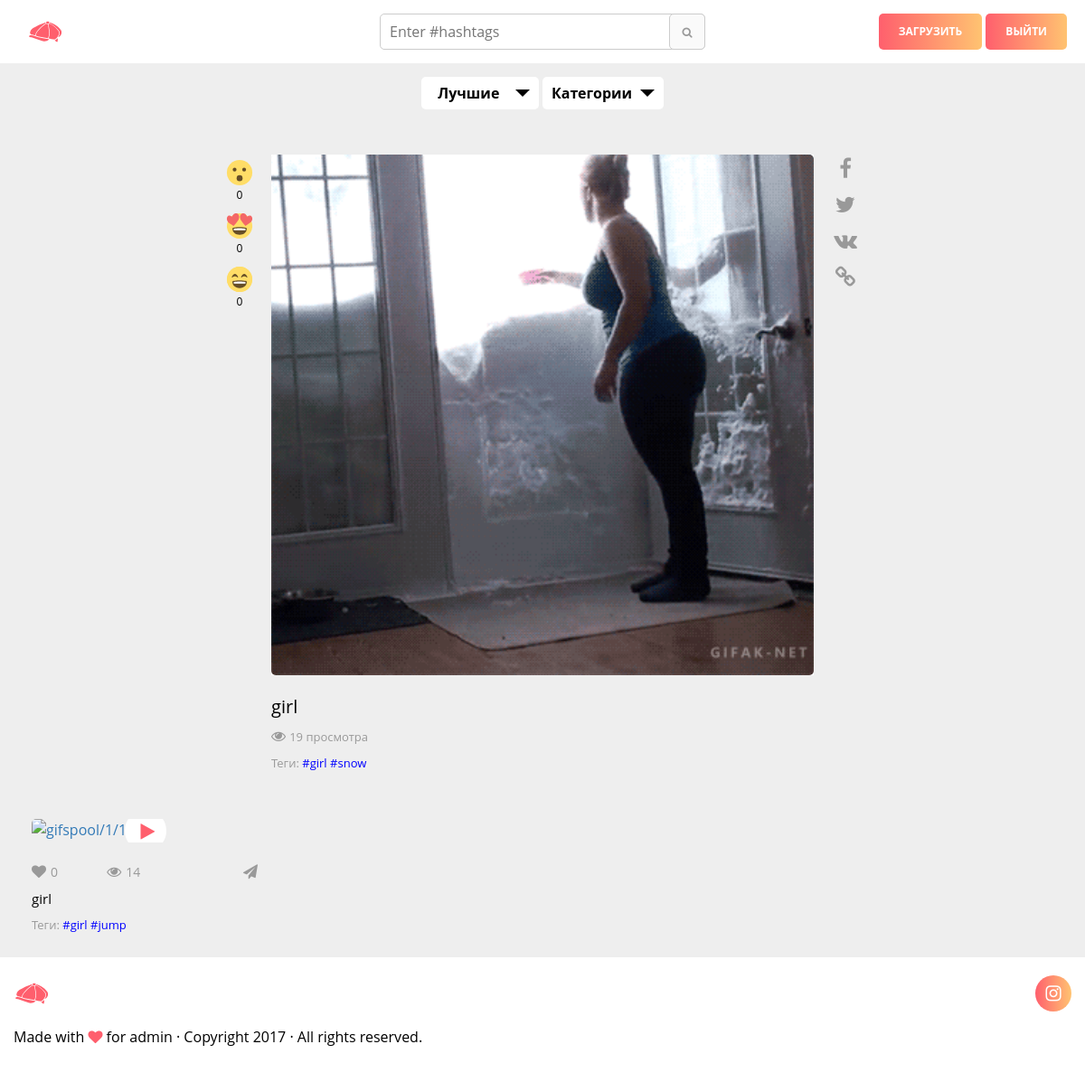
Page /10-girl/ (signed in) on the committed database.
### gifspool/models.py (models this page shows, shortened)
class Gif(models.Model):
    category = models.ForeignKey(Category, on_delete=models.CASCADE, blank=True, null=True,)
    creator = models.ForeignKey(User, default='')
    name = models.CharField(max_length=30)
    tags = models.CharField(max_length=300, blank = True)
    upload_date = models.DateTimeField(auto_now_add=True, blank = True)
    likes_by = models.TextField(default='', blank = True)
    likes = models.IntegerField(default=0)
    shocked = models.IntegerField(default=0)
    loved = models.IntegerField(default=0)
    laugh = models.IntegerField(default=0)
    post_to = models.BooleanField(default=None)
    gif_file = models.FileField(upload_to=user_directory_path)
    mp4_file_url = models.CharField(max_length=60, null=True, blank = True)
    jpg_path = models.CharField(max_length=60, default="", null=True, blank = True)
    jpg_url = models.CharField(max_length=60, default="", null=True, blank = True)
    views = models.IntegerField(default=0, blank=True, null=True,)
    hashtags = models.ManyToManyField(Hashtag, through='GifHashtagLinker', related_name = 'gifs_hashtag', blank=True )
    liked_by = models.ManyToManyField(User, through='Like', related_name = 'liked_by_user', blank=True)
    prev_gif = models.IntegerField(default=None, null=True, blank = True)
    next_gif = models.IntegerField(default=None, null=True, blank = True)
    def save(self, *args, **kwargs):
        super(Gif, self).save(*args, **kwargs)
        path = self.gif_file.path
        file_url = self.gif_file.url
        new_path = os.path.splitext(path)[0]
        new_file_url = os.path.splitext(file_url)[0]
        self.prev_gif = self.pk-1#Gif.objects.get(pk=int(pk)-1)
        self.next_gif = self.pk+1
        try:
            cache.set('to_update', True)
        except redis.exceptions.ConnectionError:
            pass
        if os.path.splitext(path)[1] == ".gif":
            if not os.path.isfile('%s.jpg'%new_path):
                gif_to_jpg(path, new_path)
                self.jpg_path = "%s.jpg"%new_path
                self.jpg_url = "%s.jpg"%new_file_url
        elif os.path.splitext(path)[1] == ".jpg":
            self.jpg_path = self.gif_file.path
            self.jpg_url = self.gif_file.url
        if not os.path.isfile('%s.mp4'%new_path):
            gif_to_mp4(path, new_path)
            self.mp4_file_url = self.gif_file.url.replace(".gif", ".mp4")

class Hashtag(models.Model):
    hashtag = models.CharField(max_length=60, unique = True)
    count = models.IntegerField(default=1)
    def __str__(self):
        return self.hashtag

### gifspool/views.py (the view, shortened to what this page needs)
# urls.py: url(r'^(?P<pk>[^/]+)-(?P<name>[^/]+)/$', views.OneGif.as_view(), name='onegif'),
class OneGif(Tags):
    def make_view(self, gif, user, ip_address):
        gif.views += 1
        gif.save()
        try:
            if isinstance(user, AnonymousUser):
                view = GifView.objects.get(Q(gif=gif),Q(user=None),Q(ip_address=ip_address))
            else:
                view = GifView.objects.get(Q(gif=gif),Q(user=user),Q(ip_address=ip_address))
        except GifView.DoesNotExist:
            view = None
        if view:
            view.view_date = datetime.now(timezone.utc)
            view.save()
        else:
            if isinstance(user, AnonymousUser):
                GifView.objects.create(gif=gif, ip_address=ip_address)
            else:
                GifView.objects.create(gif=gif, user=user, ip_address=ip_address)
    def make_related(self, gif):
        related = list(set(OneGif.find_brute(gif.hashtags.all(), gif)))
        if len(related) > 4:
            self.context['related'] = []
            iter = 0
            while len(self.context['related']) < 4 and iter < 10:
                rand = random.choice(related)
                iter += 1
                if rand not in self.context['related']:
                    self.context['related'].append(rand)
                    related.remove(rand)
        else:
            self.context['related'] = related
    def make_next_prev(self, gif):
        try:
            self.context['prev_gif'] = Gif.objects.get(pk=gif.prev_gif)
        except (NameError, Gif.DoesNotExist):
            pass
        try:
            self.context['next_gif'] = Gif.objects.get(pk=gif.next_gif)
        except (NameError, Gif.DoesNotExist):
            pass
    def get(self, request, pk, name):
        gif = get_object_or_404(Gif,pk=pk,name=name)
        user = request.user
        ip_address = request.META['REMOTE_ADDR']
        OneGif.make_view(self, gif, user, ip_address)
        OneGif.make_related(self, gif)
        OneGif.make_next_prev(self, gif)
        self.context['gif'] = gif
        OneGif.is_authenticated(self, request)
        return render(request, "single.html", self.context)

### gifspool/templates/single.html (shortened to what this page needs)
{% extends "base.html" %}
{% block content %}
    <main>
        <section class="section--single-gif">
            <div class="container-fluid">
                <div class="row">
                    <div class="col-lg-12">
                        <div class="gif_wrapper" id="single_gif">
                            <div class="gif_viewer">
                                <img class="gifplayer" src="{{ gif.gif_file.url }}" alt="{{ gif.gif_file.url }}">
                            </div>
                            <div class="gif_item_wrap">
                                <ul class="emoji_heart">
                                    <form method="post">{% csrf_token %}
                                        <li data-action="shocked">
                                            <a class="shocked" gif_id="{{ gif.id }}" gif_name="{{ gif.name }}" style="text-decoration: none">
                                                <img src="/static/img/emoji/shocked.svg" alt="">
                                                <span class="shocked_num">{{ gif.shocked }}</span>
                                            </a>
                                        </li>
                                        <li data-action="loved">
                                            <a class="loved" gif_id="{{ gif.id }}" gif_name="{{ gif.name }}" style="text-decoration: none">
                                                <img src="/static/img/emoji/loved.svg" alt="">
                                                <span class="loved_num">{{ gif.loved }}</span>
                                            </a>
                                        </li>
                                        <li data-action="laugh">
                                            <a class="laugh" gif_id="{{ gif.id }}" gif_name="{{ gif.name }}" style="text-decoration: none">
                                                <img src="/static/img/emoji/funny.svg" alt="">
                                                <span class="laugh_num">{{ gif.laugh }}</span>
                                            </a>
                                        </li>
                                    </form>
                                </ul>
                            </div>
                            <div class="gif_item__wrap_share">
                                <ul class="share_gif">
                                    <li data-share="facebook">
                                        <a class="soc_facebook" href="#"><i class="fa fa-facebook"></i></a>
                                    </li>
                                    <li data-share="twitter">
                                        <a class="soc_twitter" href="#"><i class="fa fa-twitter"></i></a>
                                    </li>
                                    <li data-share="vkontakte">
                                        <a class="soc_vkontakte" href="#"><i class="fa fa-vk"></i></a>
                                    </li>
                                    <li data-share="copy">
                                        <a class="soc_copy" href="#"><i class="fa fa-link"></i></a>
                                    </li>
                                </ul>
                            </div>
                            <div class="gif_item_info">
                                <div class="gif_item_meta">
                                    {{ gif.name }}
                                </div>
                                <div class="gif_item_view">
                                    <i class="fa fa-eye"></i> <span>{{ gif.views }} просмотра</span>
                                </div>
                                <div class="gif_item_tags">
                                    <span>
                                        Теги:
                                    </span>
                                    {% for hashtag in gif.hashtags.all %}
                                        <a href="http://127.0.0.1:8000/search?tags=%23{{ hashtag.hashtag }}">#{{ hashtag }}</a>
                                    {% endfor %}
                                </div>
                            </div>
                        </div>
                    </div>
                </div>
            </div>
        </section>
        <section class="section--related">
            <div class="container">
                <div class="row">
                {% for gif in related %}
                    <div class="col-md-3 col-sm-6 col-xs-12">
                        <div id="grid-item">
                            <div class="gif_wrapper">
                                <div class="gif_viewer">
                                    <a href="{% url 'gifspool:onegif' gif.id gif.name%}">
                                        <ins class="play-gif"></ins>
                                    </a>
                                </div>
                                <div class="gif_item_info">
                                    <ul class="gif_item_wrap">
                                        <li class="gif_item_emoji">
                                            <i class="fa fa-heart"></i><span>{{ gif.likes }}</span>
                                        </li>
                                        <li class="gif_item_view">
                                            <i class="fa fa-eye"></i><span>{{ gif.views }}</span>
                                        </li>
                                        <li class="gif_item_share">
                                            <i class="fa fa-paper-plane"></i>
                                        </li>
                                    </ul>
                                    <div class="gif_item_meta">
                                        <a href="{% url 'gifspool:onegif' gif.id gif.name %}">{{ gif.name }}</a>
                                    </div>
                                    <div class="gif_item_tags">
                                        <span>
                                        Теги:
                                        </span>
                                        {% for hashtag in gif.hashtags.all %}
                                            <a href="http://127.0.0.1:8000/search?tags=%23{{ hashtag.hashtag }}">#{{ hashtag }}</a>
                                        {% endfor %}
                                    </div>
                                </div>
                            </div>
                        </div>
                    </div>
                {% endfor %}
                </div>
            </div>
        </section>
    </main>
{% endblock %}

### gifspool/templates/base.html (shortened to what this page needs)
<!DOCTYPE html>
<html lang="ru">
{% load static %}
<head>
    <link rel="stylesheet" href="{% static 'css/style.min.css' %}">
    <link rel="stylesheet" href="https://maxcdn.bootstrapcdn.com/font-awesome/4.4.0/css/font-awesome.min.css">
</head>
<body id="is_home">
    <header class="main-header">
        <div class="container-fluid">
            <div class="row">
                <div class="col-lg-4 col-md-2 col-sm-2 col-xs-4">
                    <div class="logo-wrap">
                        <a class="logo" href="/"><img src="{% static 'img/logo.svg' %}" alt=""></a>
                    </div>
                </div>
                <div class="col-lg-4 col-md-5 col-sm-5 hidden-xs">
                    <form class="search-form" method="post" target="_top">{% csrf_token %}
                        <div class="search-bar" data-reactid="63">
                            <input class="search-input" name="tags" required="" placeholder="Enter #hashtags">
                            <button class="btn-search" type="submit" name="submit" value="search"><i class="fa fa-search"></i></button>
                        </div>
                    </form>
                </div>
                {% if logged %}
                <div class="col-lg-4 col-md-5 col-sm-5 col-xs-8">
                    <div class="login_wrap">
                        <a href="/upload" id="btn-upload" class="btn btn-main">Загрузить</a>
                        <a href="/logout" id="btn-logout" class="btn btn-main">Выйти</a>
                    </div>
                </div>
                {% endif %}
            </div>
        </div>
    </header>
    <section class="section--filter">
        <div class="container">
            <div class="row">
                <div class="col-md-12">
                    <span class="select-wrap">
                        <span>
                            Лучшие
                        </span>
                    </span>
                    <span class="select-wrap">
                        <span>
                            Категории
                        </span>
                    </span>
                </div>
            </div>
        </div>
    </section>
    <main>
        {% block content %}
        {% endblock %}
    </main>
    <footer class="main-footer">
        <div class="container-fluid">
            <div class="row">
                <div class="col-xs-6">
                    <div>
                        <a class="logo" href="/"><img src="{% static 'img/logo.svg' %}" alt=""></a>
                    </div>
                </div>
                <div class="col-xs-6">
                    <div class="social-wrap">
                        <ul class="ulmnu">
                            <li>
                                <a href="instagram.com"><i class="fa fa-instagram"></i></a>
                            </li>
                        </ul>
                    </div>
                </div>
                <div class="col-xs-12">
                    <p>Made with <i class="fa fa-heart"></i> for {{ user }} · Copyright 2017 · All rights reserved.</p>
                </div>
            </div>
        </div>
    </footer>
</body>
</html>

### rows in the picture
Gif: gif_file (picture), shocked "0", loved "0", laugh "0", name "girl", views "19"
Hashtag: hashtag "girl"
Hashtag: hashtag "snow"
Gif: likes "0", views "14", name "girl"
Hashtag: hashtag "jump"

### other values in the picture
{{ user }} "admin"
